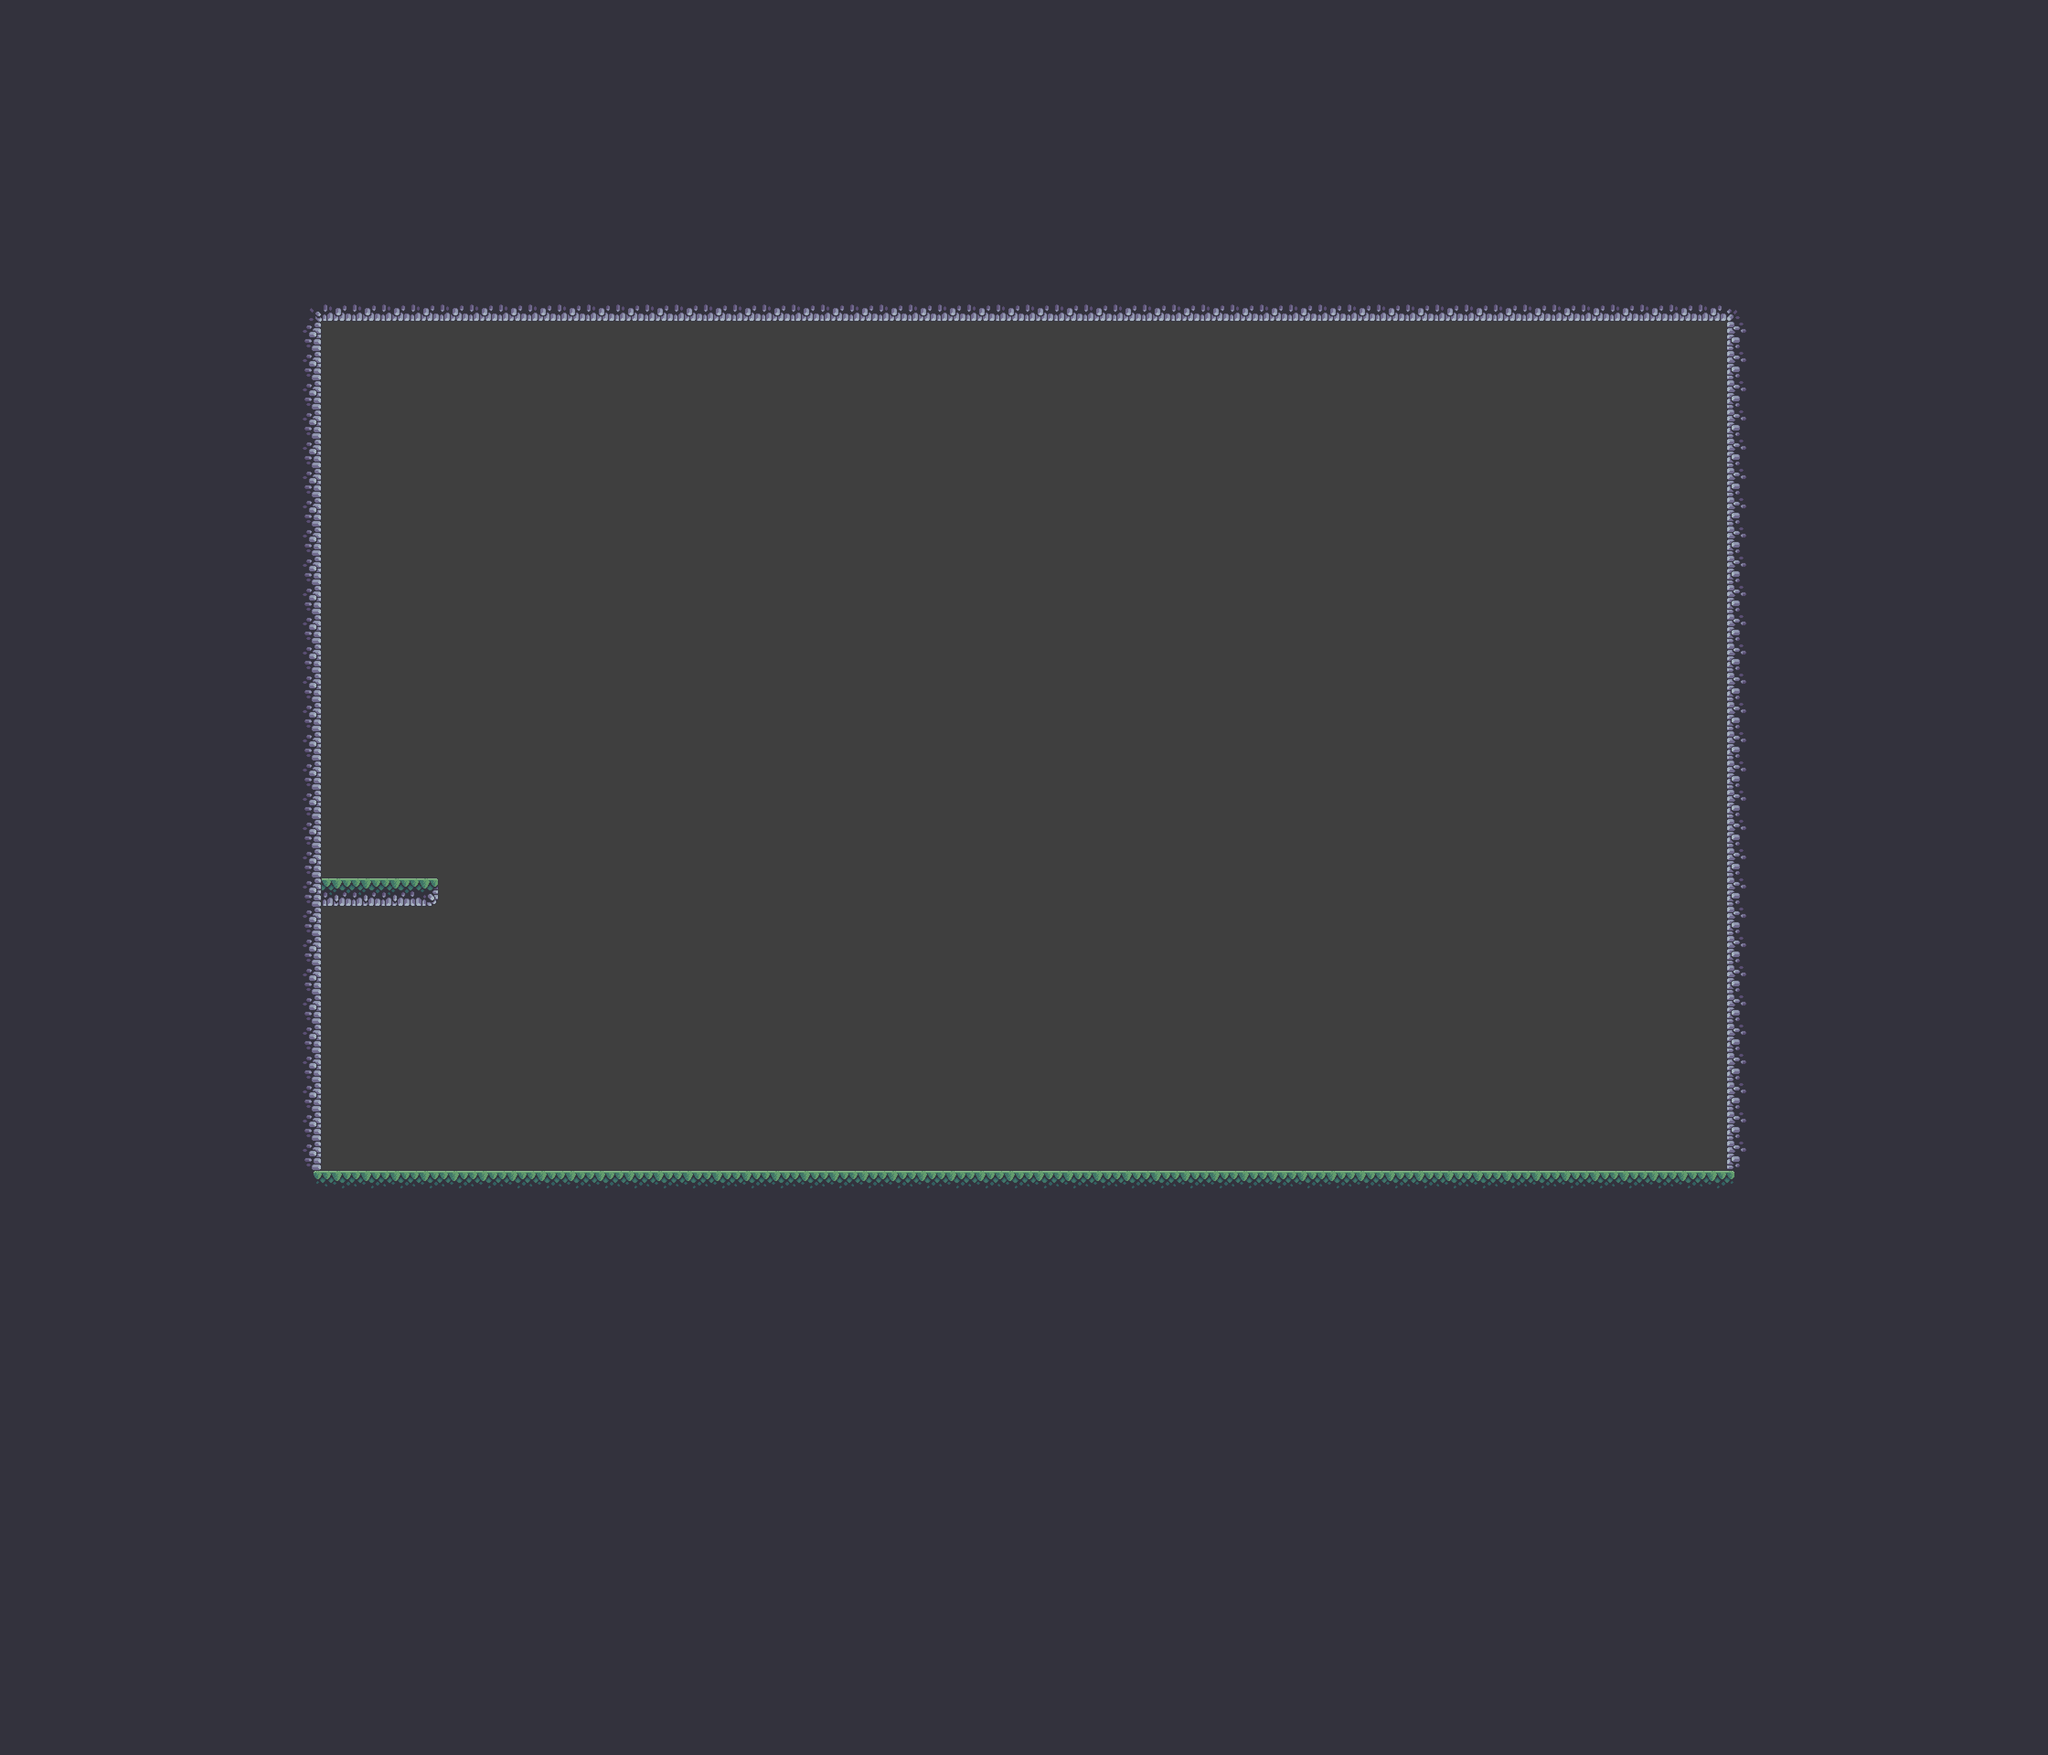

Below is a game level as drawn by its tile map, then a one-line description and the .tmx that defines it (tile-layer data replaced by summaries):
An orthogonal 70x60 tile map with 64x64 px tiles, 1 tile layer (Main), 2 tilesets.

<map version="1.10" tiledversion="1.11.0" orientation="orthogonal" renderorder="right-down" width="70" height="60" tilewidth="64" tileheight="64" infinite="0" backgroundcolor="#3f3f3f" nextlayerid="2" nextobjectid="1">
 <tileset firstgid="1" source="Terrain (64x64).tsx" />
 <tileset firstgid="86" source="MainLevBuild.tsx" />
 <layer id="1" name="Main" width="70" height="60">
  <data>[4200 cells, 2812 non-empty, 11 distinct tile ids]</data>
 </layer>
</map>
